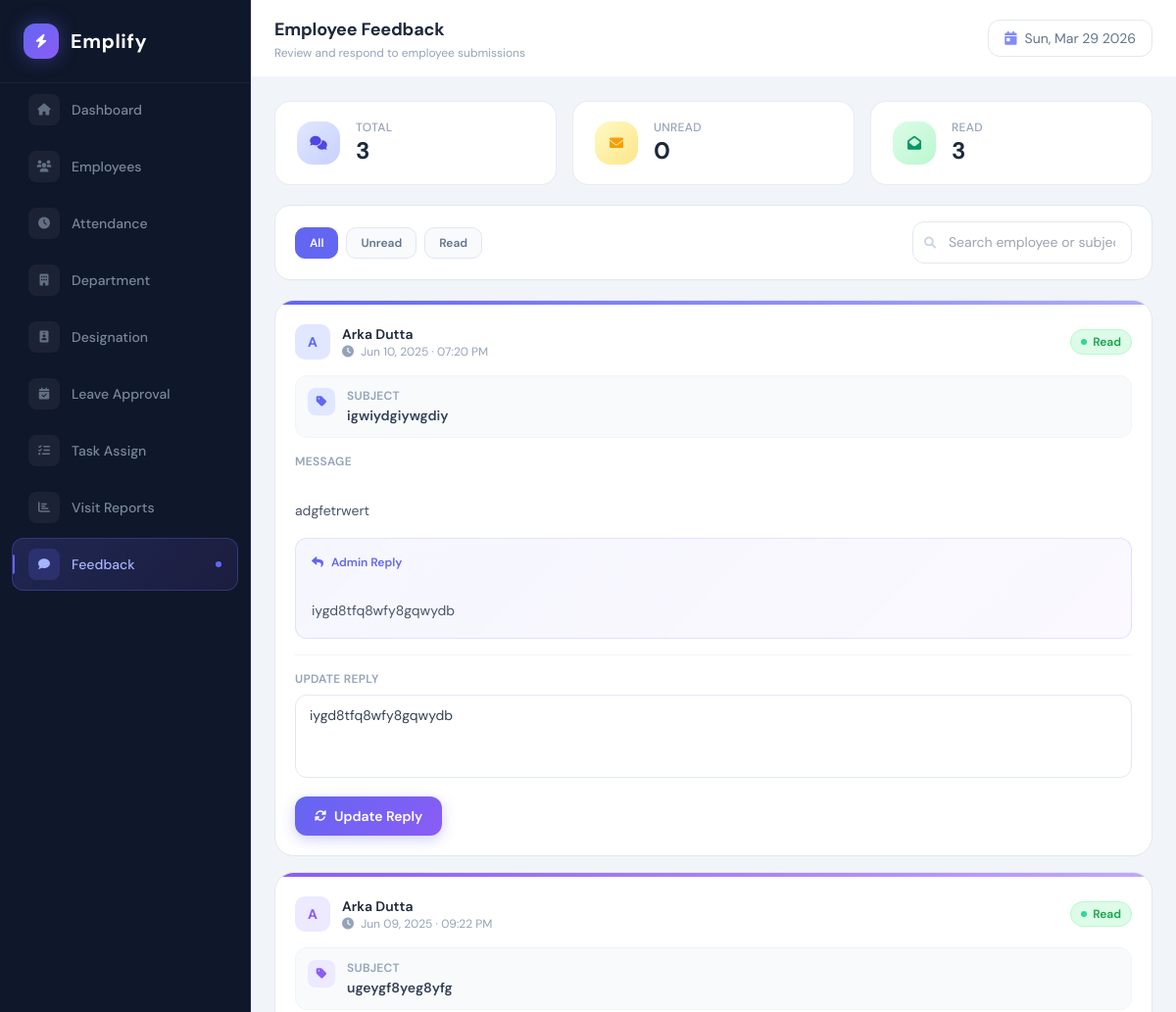
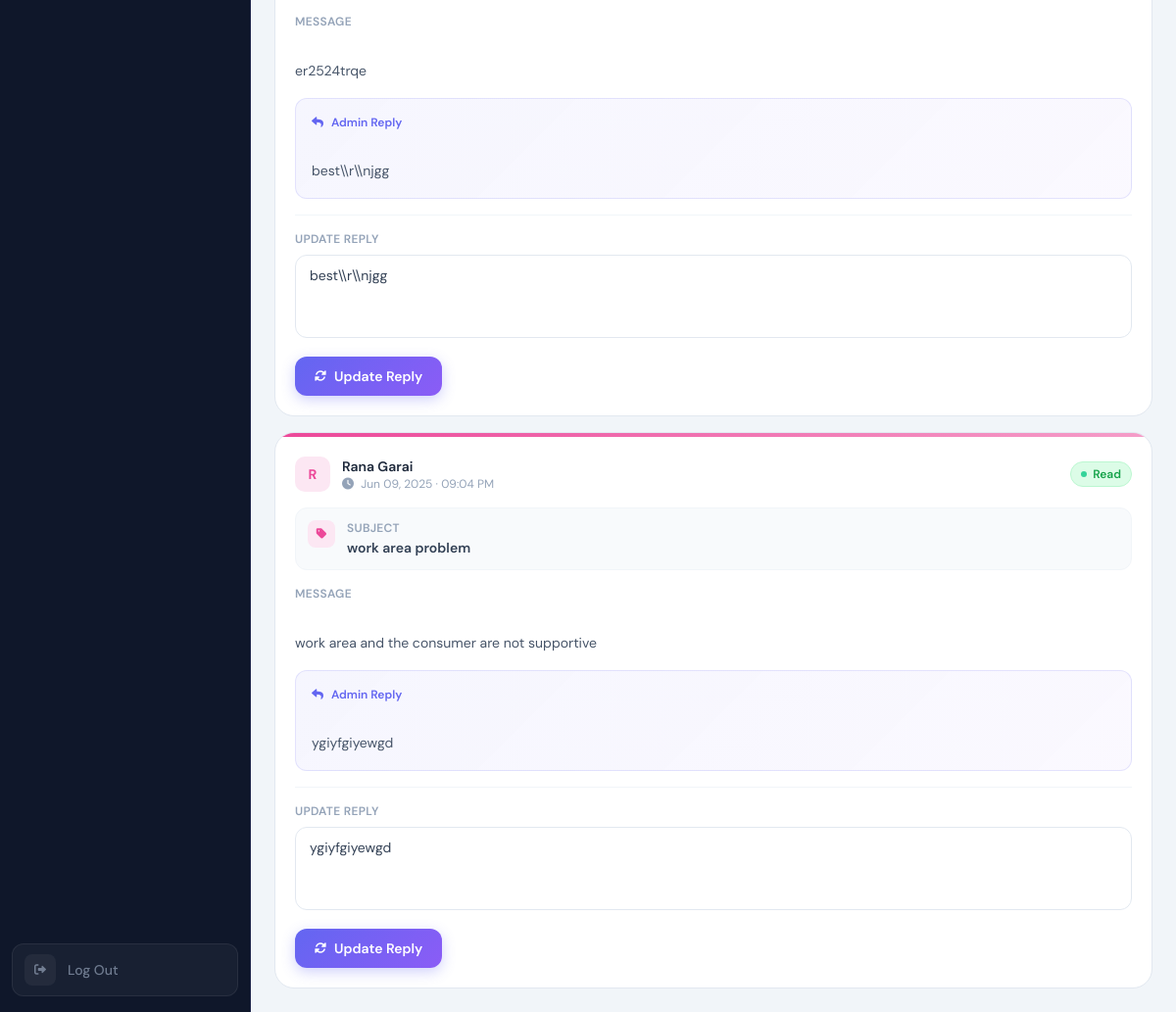
The app's page /admin/admin_feedback.php (signed in) with its own data (2 pictures, top to bottom).
### tables this page shows
CREATE TABLE `feedback` (
  `feedback_id` int(11) NOT NULL,
  `emp_id` int(11) NOT NULL,
  `subject` varchar(255) NOT NULL,
  `message` text NOT NULL,
  `submitted_on` datetime DEFAULT current_timestamp(),
  `status` enum('unread','read') DEFAULT 'unread',
  `admin_comment` text DEFAULT NULL
);

CREATE TABLE `employee` (
  `emp_id` int(11) NOT NULL,
  `name` varchar(100) NOT NULL,
  `email` varchar(100) NOT NULL,
  `phone` varchar(15) DEFAULT NULL,
  `gender` enum('Male','Female','Other') DEFAULT NULL,
  `dob` date DEFAULT NULL,
  `address` text DEFAULT NULL,
  `dep_id` int(11) DEFAULT NULL,
  `desg_id` int(11) DEFAULT NULL,
  `image` text NOT NULL,
  `leave_balance` int(11) NOT NULL,
  `last_leave_reset` varchar(7) NOT NULL,
  `status` int(11) NOT NULL
);

### admin/admin_feedback.php (the view, shortened to what this page needs)
<?php
require_once '../config/db.php';
$result = $conn->query("SELECT f.*, e.name FROM feedback f JOIN employee e ON f.emp_id = e.emp_id ORDER BY f.submitted_on DESC");
$feedbacks = $result->fetch_all(MYSQLI_ASSOC);
$total     = count($feedbacks);
$unread    = count(array_filter($feedbacks, fn($f) => $f['status'] === 'unread'));
$read      = $total - $unread;
?>
<!DOCTYPE html>
<html lang="en">
<head>
    <script src="https://cdn.tailwindcss.com"></script>
    <link rel="stylesheet" href="https://cdnjs.cloudflare.com/ajax/libs/font-awesome/6.0.0/css/all.min.css">
</head>
<body>
<?php include('../includes/sidebar.php'); ?>
<div class="main-area">
    <div class="flex items-center justify-between px-6 py-4 bg-white"
         style="border-bottom: 1px solid #f1f5f9; min-height: 64px;">
        <div>
            <h1 class="text-lg font-bold text-slate-800" style="letter-spacing: -0.2px;">Employee Feedback</h1>
            <p class="text-xs text-slate-400 mt-0.5">Review and respond to employee submissions</p>
        </div>
        <div class="flex items-center gap-2 text-sm text-slate-500 px-4 py-2 rounded-xl bg-white"
             style="border: 1px solid #e2e8f0;">
            <i class="fas fa-calendar-day text-indigo-400"></i>
            <span><?php echo date('D, M d Y'); ?></span>
        </div>
    </div>
    <div class="flex-1 overflow-y-auto p-6 space-y-5">
        <div class="grid grid-cols-1 sm:grid-cols-3 gap-4">
            <div class="stat-card flex items-center gap-4">
                <div class="w-11 h-11 rounded-2xl flex items-center justify-center flex-shrink-0"
                     style="background:linear-gradient(135deg,#e0e7ff,#c7d2fe);">
                    <i class="fas fa-comments text-indigo-600 text-sm"></i>
                </div>
                <div>
                    <p class="text-xs font-medium text-slate-400 uppercase tracking-wide">Total</p>
                    <p class="text-2xl font-bold text-slate-800"><?php echo $total; ?></p>
                </div>
            </div>
            <div class="stat-card flex items-center gap-4">
                <div class="w-11 h-11 rounded-2xl flex items-center justify-center flex-shrink-0"
                     style="background:linear-gradient(135deg,#fef9c3,#fde68a);">
                    <i class="fas fa-envelope text-amber-500 text-sm"></i>
                </div>
                <div>
                    <p class="text-xs font-medium text-slate-400 uppercase tracking-wide">Unread</p>
                    <p class="text-2xl font-bold text-slate-800"><?php echo $unread; ?></p>
                </div>
            </div>
            <div class="stat-card flex items-center gap-4">
                <div class="w-11 h-11 rounded-2xl flex items-center justify-center flex-shrink-0"
                     style="background:linear-gradient(135deg,#dcfce7,#bbf7d0);">
                    <i class="fas fa-envelope-open text-emerald-600 text-sm"></i>
                </div>
                <div>
                    <p class="text-xs font-medium text-slate-400 uppercase tracking-wide">Read</p>
                    <p class="text-2xl font-bold text-slate-800"><?php echo $read; ?></p>
                </div>
            </div>
        </div>
        <div class="flex flex-col sm:flex-row sm:items-center justify-between gap-3 bg-white px-5 py-4 rounded-2xl"
             style="border:1px solid #e2e8f0;">
            <div class="flex items-center gap-2 flex-wrap">
                <button class="filter-tab active" onclick="filterFeedback('all',this)">All</button>
                <button class="filter-tab" onclick="filterFeedback('unread',this)">
                    <span class="inline-flex items-center gap-1">
                        Unread
                    </span>
                </button>
                <button class="filter-tab" onclick="filterFeedback('read',this)">Read</button>
            </div>
            <div class="relative">
                <i class="fas fa-search absolute left-3 top-1/2 -translate-y-1/2 text-slate-300 text-xs"></i>
                <input type="text" id="searchInput" placeholder="Search employee or subject..."
                       class="search-bar pl-9 w-56" oninput="filterFeedback(null,null)">
            </div>
        </div>
        <?php if (empty($feedbacks)): ?>
        <div class="flex flex-col items-center justify-center py-24">
            <div class="w-16 h-16 rounded-2xl flex items-center justify-center mb-4"
                 style="background:#f1f5f9;">
                <i class="fas fa-comment-slash text-slate-300 text-2xl"></i>
            </div>
            <p class="text-slate-400 font-medium">No feedback yet</p>
            <p class="text-slate-300 text-sm mt-1">Employee feedback will appear here once submitted</p>
        </div>
        <?php else: ?>
        <?php
        $avatar_colors = [
            ['bg'=>'#e0e7ff','text'=>'#6366f1'],
            ['bg'=>'#ede9fe','text'=>'#8b5cf6'],
            ['bg'=>'#fce7f3','text'=>'#ec4899'],
            ['bg'=>'#fef9c3','text'=>'#d97706'],
            ['bg'=>'#dcfce7','text'=>'#10b981'],
            ['bg'=>'#dbeafe','text'=>'#3b82f6'],
            ['bg'=>'#ffedd5','text'=>'#f97316'],
        ];
        ?>
        <div class="space-y-4" id="feedbackList">
            <?php foreach ($feedbacks as $i => $fb):
                $ac      = $avatar_colors[$i % count($avatar_colors)];
                $initial = strtoupper(substr($fb['name'], 0, 1));
                $isUnread = $fb['status'] === 'unread';
                $hasComment = !empty($fb['admin_comment']);
            ?>
            <div class="feedback-card"
                 data-status="<?php echo $fb['status']; ?>"
                 data-search="<?php echo strtolower(htmlspecialchars($fb['name'].' '.$fb['subject'].' '.$fb['message'])); ?>">
                <div class="h-1 w-full" style="background: <?php echo $isUnread ? 'linear-gradient(90deg,#f59e0b,#fbbf24)' : 'linear-gradient(90deg,'.$ac['text'].','.$ac['text'].'88)'; ?>;"></div>
                <div class="p-5 space-y-4">
                    <div class="flex items-center justify-between gap-3 flex-wrap">
                        <div class="flex items-center gap-3">
                            <div style="width:36px;height:36px;border-radius:10px;background:<?php echo $ac['bg']; ?>;color:<?php echo $ac['text']; ?>;display:flex;align-items:center;justify-content:center;font-weight:700;font-size:14px;flex-shrink:0;">
                                <?php echo $initial; ?>
                            </div>
                            <div>
                                <p class="font-semibold text-slate-800 text-sm"><?php echo htmlspecialchars($fb['name']); ?></p>
                                <p class="text-xs text-slate-400">
                                    <i class="fas fa-clock mr-1"></i>
                                    <?php echo date('M d, Y · h:i A', strtotime($fb['submitted_on'])); ?>
                                </p>
                            </div>
                        </div>
                        <div class="flex items-center gap-2">
                            <?php if ($isUnread): ?>
                            <span class="inline-flex items-center gap-1.5 text-xs font-semibold px-2.5 py-1 rounded-full"
                                  style="background:#fef9c3; color:#d97706; border:1px solid #fde68a;">
                                <span class="w-1.5 h-1.5 rounded-full bg-amber-400 animate-pulse"></span>
                                Unread
                            </span>
                            <?php else: ?>
                            <span class="inline-flex items-center gap-1.5 text-xs font-semibold px-2.5 py-1 rounded-full"
                                  style="background:#dcfce7; color:#16a34a; border:1px solid #bbf7d0;">
                                <span class="w-1.5 h-1.5 rounded-full bg-emerald-400"></span>
                                Read
                            </span>
                            <?php endif; ?>
                        </div>
                    </div>
                    <div class="flex items-start gap-3 p-3 rounded-xl" style="background:#f8fafc; border:1px solid #f1f5f9;">
                        <div class="w-7 h-7 rounded-lg flex items-center justify-center flex-shrink-0"
                             style="background:<?php echo $ac['bg']; ?>;">
                            <i class="fas fa-tag text-xs" style="color:<?php echo $ac['text']; ?>;"></i>
                        </div>
                        <div>
                            <p class="text-xs font-semibold text-slate-400 uppercase tracking-wide">Subject</p>
                            <p class="text-sm font-semibold text-slate-700 mt-0.5"><?php echo htmlspecialchars($fb['subject']); ?></p>
                        </div>
                    </div>
                    <div>
                        <p class="text-xs font-semibold text-slate-400 uppercase tracking-wide mb-2">Message</p>
                        <p class="text-sm text-slate-600 leading-relaxed whitespace-pre-line">
                            <?php echo htmlspecialchars($fb['message']); ?>
                        </p>
                    </div>
                    <?php if ($hasComment): ?>
                    <div class="p-4 rounded-xl" style="background:linear-gradient(135deg,rgba(99,102,241,0.06),rgba(139,92,246,0.04)); border:1px solid rgba(99,102,241,0.15);">
                        <p class="text-xs font-semibold mb-2 flex items-center gap-2" style="color:#6366f1;">
                            <i class="fas fa-reply"></i> Admin Reply
                        </p>
                        <p class="text-sm text-slate-600 leading-relaxed whitespace-pre-line">
                            <?php echo htmlspecialchars($fb['admin_comment']); ?>
                        </p>
                    </div>
                    <?php endif; ?>
                    <div style="border-top:1px solid #f1f5f9; padding-top:16px;">
                        <p class="text-xs font-semibold text-slate-400 uppercase tracking-wide mb-2">
                            <?php echo $hasComment ? 'Update Reply' : 'Add Reply'; ?>
                        </p>
                        <form method="POST" action="admin_feedback.php">
                            <textarea name="admin_comment" rows="3" required
                                      class="form-input mb-3"
                                      placeholder="Type your reply here..."><?php echo htmlspecialchars($fb['admin_comment'] ?? ''); ?></textarea>
                            <button type="submit"
                                    class="inline-flex items-center gap-2 text-sm font-semibold px-5 py-2.5 rounded-xl text-white transition-all"
                                    style="background:linear-gradient(135deg,#6366f1,#8b5cf6); box-shadow:0 4px 14px rgba(99,102,241,0.3);"
                                    onmouseover="this.style.boxShadow='0 6px 20px rgba(99,102,241,0.45)'"
                                    onmouseout="this.style.boxShadow='0 4px 14px rgba(99,102,241,0.3)'">
                                <i class="fas <?php echo $hasComment ? 'fa-sync-alt' : 'fa-paper-plane'; ?> text-xs"></i>
                                <?php echo $hasComment ? 'Update Reply' : 'Send Reply'; ?>
                            </button>
                        </form>
                    </div>
                </div>
            </div>
            <?php endforeach; ?>
        </div>
        <?php endif; ?>
    </div>
</div>
</body>
</html>

### admin/admin_feedback.php (style rules this page uses)
* { font-family: 'DM Sans', sans-serif; }
body { background: #f1f5f9; height: 100vh; overflow: hidden; }
.main-area { display: flex; flex-direction: column; height: 100vh; overflow: hidden; margin-left: 0; }
@media (min-width: 1024px) { .main-area { margin-left: 256px; } }
.stat-card { background: #fff; border: 1px solid rgba(226,232,240,0.8); border-radius: 16px; padding: 18px 22px; transition: box-shadow 0.2s, transform 0.2s; }
.feedback-card { background: #fff; border: 1px solid #e2e8f0; border-radius: 20px; overflow: hidden; transition: box-shadow 0.2s, transform 0.2s; }
.form-input { width: 100%; padding: 10px 14px; border: 1px solid #e2e8f0; border-radius: 12px; font-size: 14px; color: #334155; outline: none; transition: border-color 0.2s, box-shadow 0.2s; font-family: 'DM Sans', sans-serif; resize: none; }
.search-bar { background: #fff; border: 1px solid #e2e8f0; border-radius: 12px; padding: 10px 16px; font-size: 14px; color: #334155; outline: none; transition: border-color 0.2s, box-shadow 0.2s; }
.filter-tab { padding: 6px 14px; border-radius: 10px; font-size: 12px; font-weight: 600; cursor: pointer; transition: background 0.15s, color 0.15s; border: 1px solid transparent; }
.filter-tab.active { background: #6366f1; color: #fff; border-color: #6366f1; }
.filter-tab:not(.active) { background: #f8fafc; color: #64748b; border-color: #e2e8f0; }

### records on screen
feedback: emp.name "A", emp.name "Arka Dutta", submitted_on "Jun 10, 2025 · 07:20 PM", status "read" (drawn), subject "igwiydgiywgdiy", message "adgfetrwert", admin_comment "iygd8tfq8wfy8gqwydb", shows "UPDATE REPLY", shows "Update Reply"
feedback: emp.name "A", emp.name "Arka Dutta", submitted_on "Jun 09, 2025 · 09:22 PM", status "read" (drawn), subject "ugeygf8yeg8yfg", message "er2524trqe", admin_comment "best\\\\r\\\\njgg", shows "UPDATE REPLY", shows "Update Reply"
feedback: emp.name "R", emp.name "Rana Garai", submitted_on "Jun 09, 2025 · 09:04 PM", status "read" (drawn), subject "work area problem", message "work area and the consumer are not supportive", admin_comment "ygiyfgiyewgd", shows "UPDATE REPLY", shows "Update Reply"

### other values on screen
$item['label'] "Dashboard"
$item['label'] "Employees"
$item['label'] "Attendance"
$item['label'] "Department"
$item['label'] "Designation"
$item['label'] "Leave Approval"
$item['label'] "Task Assign"
$item['label'] "Visit Reports"
$item['label'] "Feedback"
$total "3"
$unread "0"
$read "3"
